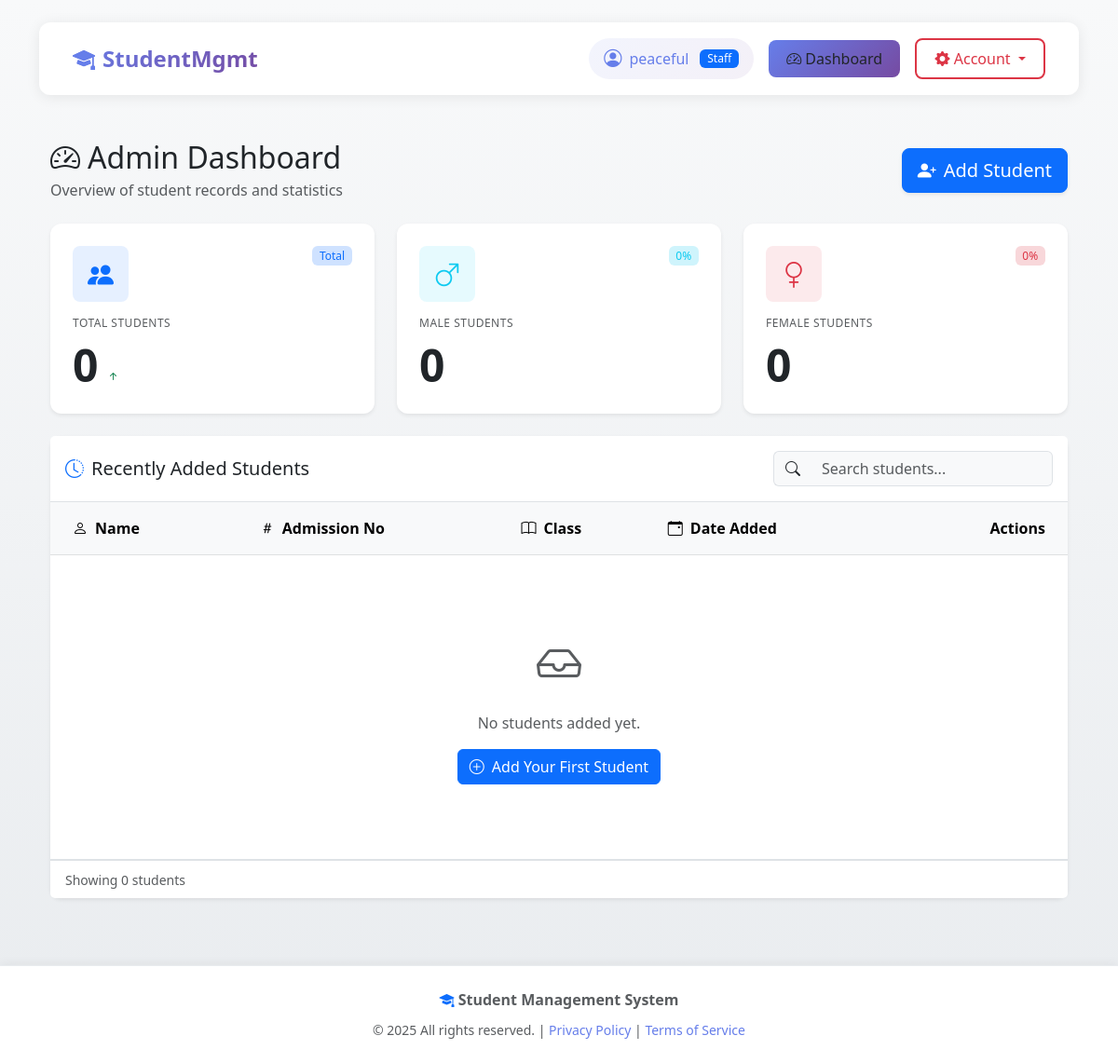
The app's page /dashboard/ (signed in), older data.
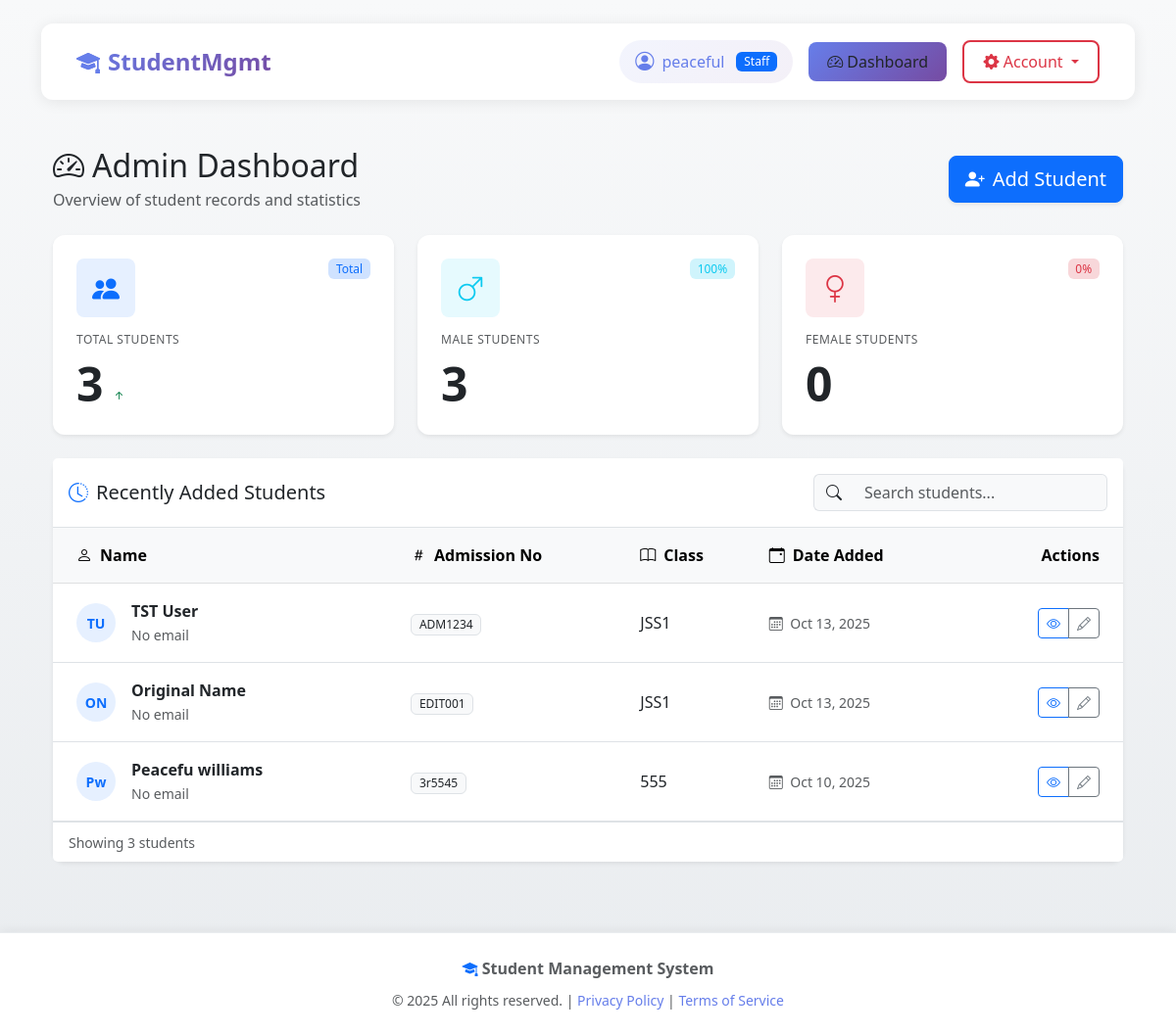
The same page, newer data.
### records/models.py (models this page shows, shortened)
class Student(models.Model):
    surname = models.CharField(max_length=100)
    other_name = models.CharField(max_length=100, blank=True, null=True)
    residential_address = models.TextField()
    permanent_home_address = models.TextField(blank=True, null=True)
    nationality = models.CharField(max_length=50)
    state_of_origin = models.CharField(max_length=50)
    lga = models.CharField(max_length=50)
    date_of_birth = models.DateField()
    place_of_birth = models.CharField(max_length=100)
    religion = models.CharField(max_length=50, blank=True, null=True)
    denomination = models.CharField(max_length=50, blank=True, null=True)
    sex = models.CharField(
        max_length=10, choices=[("Male", "Male"), ("Female", "Female")]
    )
    admission_no = models.CharField(max_length=50, unique=True)
    nin_no = models.CharField(max_length=50, blank=True, null=True)
    class_on_entry = models.CharField(max_length=50)
    date_of_entry = models.DateField()
    class_at_present = models.CharField(max_length=50)
    student_image = models.ImageField(upload_to="students/images/", blank=True, null=True)
    father_name = models.CharField(max_length=100)
    father_address = models.TextField(blank=True, null=True)
    father_occupation = models.CharField(max_length=100, blank=True, null=True)
    father_educational_level = models.CharField(max_length=100, blank=True, null=True)
    father_mobile = models.CharField(max_length=20, blank=True, null=True)
    mother_name = models.CharField(max_length=100)
    mother_address = models.TextField(blank=True, null=True)
    mother_occupation = models.CharField(max_length=100, blank=True, null=True)
    mother_educational_level = models.CharField(max_length=100, blank=True, null=True)
    mother_mobile = models.CharField(max_length=20, blank=True, null=True)
    guardian_name = models.CharField(max_length=100, blank=True, null=True)
    guardian_address = models.TextField(blank=True, null=True)
    guardian_occupation = models.CharField(max_length=100, blank=True, null=True)
    guardian_mobile = models.CharField(max_length=20, blank=True, null=True)
    prev_schools = models.TextField(blank=True, null=True)
    visually_impaired = models.BooleanField(default=False)
    deaf = models.BooleanField(default=False)
    physically_disabled = models.BooleanField(default=False)
    mentally_impaired = models.BooleanField(default=False)
    others = models.TextField(blank=True, null=True)
    created_at = models.DateTimeField(default=timezone.now, editable=False)
    updated_at = models.DateTimeField(default=timezone.now)
    class Meta:
        indexes = [
            models.Index(fields=['admission_no']),
            models.Index(fields=['surname', 'other_name']),
            models.Index(fields=['class_at_present']),
        ]

### records/views.py (the view)
# urls.py: path("dashboard/", views.admin_dashboard, name="admin_dashboard"),
@login_required
@user_passes_test(_is_staff)
def admin_dashboard(request):
    try:
        total_students = Student.objects.count()
        male_count = Student.objects.filter(sex="Male").count()
        female_count = Student.objects.filter(sex="Female").count()
        students_by_class = (
            Student.objects.values("class_at_present")
            .annotate(count=Count("id"))
            .order_by("class_at_present")
        )
        recent_students = Student.objects.order_by("-created_at")[:5]
        students_with_docs = (
            Student.objects.filter(documents__isnull=False).distinct().count()
        )
        total_documents = StudentDocument.objects.count()
        context = {
            "total_students": total_students,
            "male_count": male_count,
            "female_count": female_count,
            "recent_students": recent_students,
            "students_by_class": students_by_class,
            "students_with_docs": students_with_docs,
            "total_documents": total_documents,
        }
        return render(request, "records/admin_dashboard.html", context)
    except Exception as e:
        logger.error(f"Error in admin dashboard: {str(e)}")
        messages.error(request, "An error occurred while loading the dashboard.")
        return redirect("records:student_list")

### records/views.py (called while the page is built)
def _is_staff(user):
    return user.is_authenticated and user.is_staff

### records/templates/records/admin_dashboard.html (shortened to what the changed rows need)
{% extends "records/base.html" %}
{% block content %}
<div class="container-fluid py-4">
  <div class="d-flex justify-content-between align-items-center mb-4">
    <div>
      <h2 class="mb-1">
        <i class="bi bi-speedometer2 me-2"></i>Admin Dashboard
      </h2>
    </div>
  </div>
  <div class="row g-4 mb-4">
    <div class="col-md-6 col-lg-4">
      <div class="card stat-card border-0 shadow-sm h-100">
        <div class="card-body p-4">
          <div class="d-flex align-items-end">
            <h2 class="mb-0 fw-bold display-5">{{ total_students }}</h2>
            <span class="text-success ms-2 mb-1">
              <i class="bi bi-arrow-up-short"></i>
            </span>
          </div>
        </div>
      </div>
    </div>
    <div class="col-md-6 col-lg-4">
      <div class="card stat-card border-0 shadow-sm h-100">
        <div class="card-body p-4">
          <div class="d-flex justify-content-between align-items-start mb-3">
            <div class="stat-icon bg-info bg-opacity-10 text-info rounded-3 p-3">
              <i class="bi bi-gender-male fs-3"></i>
            </div>
            <span class="badge bg-info-subtle text-info">
              {% widthratio male_count total_students 100 %}%
            </span>
          </div>
          <div class="d-flex align-items-end">
            <h2 class="mb-0 fw-bold display-5">{{ male_count }}</h2>
          </div>
        </div>
      </div>
    </div>
    <div class="col-md-6 col-lg-4">
      <div class="card stat-card border-0 shadow-sm h-100">
        <div class="card-body p-4">
          <div class="d-flex align-items-end">
            <h2 class="mb-0 fw-bold display-5">{{ female_count }}</h2>
          </div>
        </div>
      </div>
    </div>
  </div>
  <div class="card border-0 shadow-sm">
    <div class="card-body p-0">
      <div class="table-responsive">
        <table class="table table-hover mb-0 align-middle" id="studentsTable">
          <thead class="table-light">
            <tr>
              <th class="px-4 py-3">
                <i class="bi bi-person me-2"></i>Name
              </th>
              <th class="py-3">
                <i class="bi bi-hash me-2"></i>Admission No
              </th>
              <th class="py-3">
                <i class="bi bi-book me-2"></i>Class
              </th>
              <th class="py-3">
                <i class="bi bi-calendar-event me-2"></i>Date Added
              </th>
              <th class="text-end px-4 py-3">Actions</th>
            </tr>
          </thead>
          <tbody>
            {% for student in recent_students %}
            <tr class="student-row" data-name="{{ student.surname|lower }} {{ student.other_name|lower }}"
              data-admission="{{ student.admission_no|lower }}" data-class="{{ student.class_at_present|lower }}">
              <td class="px-4 py-3">
                <div class="d-flex align-items-center">
                  <div class="avatar-circle bg-primary bg-opacity-10 text-primary me-3">
                    {{ student.surname|slice:":1" }}{{ student.other_name|slice:":1" }}
                  </div>
                  <div>
                    <div class="fw-semibold">{{ student.surname }} {{ student.other_name }}</div>
                    <small class="text-muted">{{ student.email|default:"No email" }}</small>
                  </div>
                </div>
              </td>
              <td class="py-3">
                <span class="badge bg-light text-dark border">{{ student.admission_no }}</span>
              </td>
              <td class="py-3">
                <span class="text-dark">{{ student.class_at_present }}</span>
              </td>
              <td class="py-3">
                <small class="text-muted">
                  <i class="bi bi-calendar3 me-1"></i>
                  {{ student.created_at|date:"M d, Y"|default:"N/A" }}
                </small>
              </td>
              <td class="text-end px-4 py-3">
                <div class="btn-group" role="group">
                  <a href="{% url 'records:student_detail' student.id %}" class="btn btn-sm btn-outline-primary"
                    data-bs-toggle="tooltip" title="View Details">
                    <i class="bi bi-eye"></i>
                  </a>
                  <a href="{% url 'records:student_update' student.id %}" class="btn btn-sm btn-outline-secondary"
                    data-bs-toggle="tooltip" title="Edit Student">
                    <i class="bi bi-pencil"></i>
                  </a>
                </div>
              </td>
            </tr>
            {% empty %}
            <tr>
              <td colspan="5" class="text-center py-5">
                <div class="empty-state">
                  <i class="bi bi-inbox text-muted" style="font-size: 3rem;"></i>
                  <p class="text-muted mt-3 mb-0">No students added yet.</p>
                  <a href="{% url 'records:student_create' %}" class="btn btn-primary mt-3">
                    <i class="bi bi-plus-circle me-2"></i>Add Your First Student
                  </a>
                </div>
              </td>
            </tr>
            {% endfor %}
          </tbody>
        </table>
      </div>
    </div>
    <div class="card-footer bg-white border-top py-2">
      <small class="text-muted" id="searchResults">
        Showing {{ recent_students|length }} student{{ recent_students|length|pluralize }}
      </small>
    </div>
  </div>
</div>
{% endblock %}

Row changes from the older to the newer data that the page shows:
added Student: surname "T", other_name "U", surname "TST", other_name "User", email "No email", admission_no "ADM1234", class_at_present "JSS1", created_at "Oct 13, 2025"
added Student: surname "O", other_name "N", surname "Original", other_name "Name", email "No email", admission_no "EDIT001", class_at_present "JSS1", created_at "Oct 13, 2025"
added Student: surname "P", other_name "w", surname "Peacefu", other_name "williams", email "No email", admission_no "3r5545", class_at_present "555", created_at "Oct 10, 2025"
Text that changed along with them:
{{ total_students }}: "0" → "3"
{{ male_count }}: "0" → "3"
{{ recent_students|length }}: "0" → "3"
text no longer shown: "0 No students added yet. Add Your First Student"
text now shown: "100"
